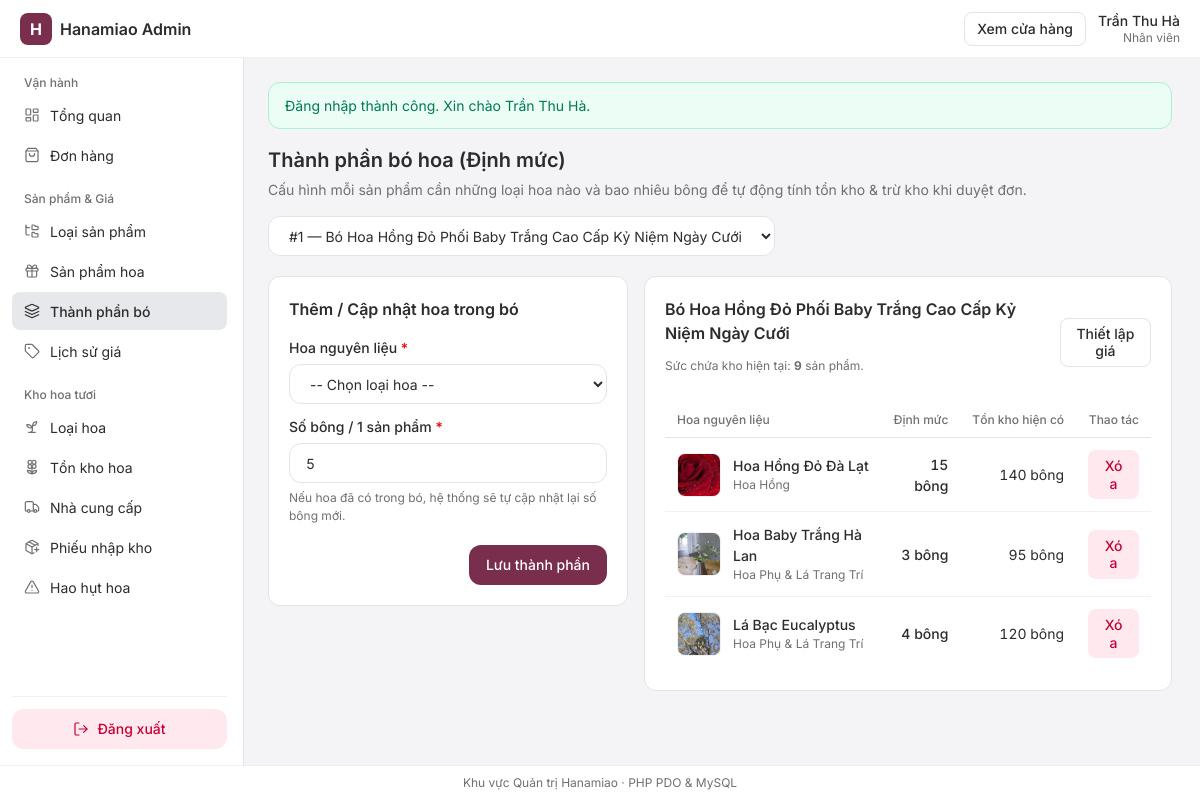
Page /admin/index.php?page=product_bom (signed in) on the committed database.
### tables this page shows
CREATE TABLE IF NOT EXISTS `SanPham` (
    `ID_SP` INT UNSIGNED NOT NULL AUTO_INCREMENT,
    `TenSanPham` VARCHAR(180) NOT NULL,
    `ID_LSP` INT UNSIGNED NOT NULL,
    `HinhAnh` VARCHAR(255) DEFAULT NULL,
    `MoTa` TEXT DEFAULT NULL,
    `TrangThai` TINYINT(1) NOT NULL DEFAULT 1,
    PRIMARY KEY (`ID_SP`),
    KEY `idx_sp_lsp` (`ID_LSP`),
    KEY `idx_sp_trangthai` (`TrangThai`),
    CONSTRAINT `fk_sanpham_loaisanpham` FOREIGN KEY (`ID_LSP`)
        REFERENCES `LoaiSanPham` (`ID_LSP`) ON UPDATE CASCADE ON DELETE RESTRICT
);

CREATE TABLE IF NOT EXISTS `ThanhPhanBo` (
    `ID_TPB` INT UNSIGNED NOT NULL AUTO_INCREMENT,
    `ID_SP` INT UNSIGNED NOT NULL,
    `ID_H` INT UNSIGNED NOT NULL,
    `SoBong` INT UNSIGNED NOT NULL,
    PRIMARY KEY (`ID_TPB`),
    UNIQUE KEY `uq_tpb_sp_hoa` (`ID_SP`, `ID_H`),
    KEY `idx_tpb_hoa` (`ID_H`),
    CONSTRAINT `fk_tpb_sanpham` FOREIGN KEY (`ID_SP`)
        REFERENCES `SanPham` (`ID_SP`) ON UPDATE CASCADE ON DELETE CASCADE,
    CONSTRAINT `fk_tpb_hoa` FOREIGN KEY (`ID_H`)
        REFERENCES `Hoa` (`ID_H`) ON UPDATE CASCADE ON DELETE RESTRICT
);

CREATE TABLE IF NOT EXISTS `Hoa` (
    `ID_H` INT UNSIGNED NOT NULL AUTO_INCREMENT,
    `TenHoa` VARCHAR(150) NOT NULL,
    `ID_LH` INT UNSIGNED NOT NULL,
    `SoLuongTon` INT NOT NULL DEFAULT 0,
    `HinhAnh` VARCHAR(255) DEFAULT NULL,
    `TrangThai` TINYINT(1) NOT NULL DEFAULT 1,
    PRIMARY KEY (`ID_H`),
    KEY `idx_hoa_loai` (`ID_LH`),
    KEY `idx_hoa_ton` (`SoLuongTon`),
    CONSTRAINT `fk_hoa_loaihoa` FOREIGN KEY (`ID_LH`)
        REFERENCES `LoaiHoa` (`ID_LH`) ON UPDATE CASCADE ON DELETE RESTRICT
);

CREATE TABLE IF NOT EXISTS `LoaiHoa` (
    `ID_LH` INT UNSIGNED NOT NULL AUTO_INCREMENT,
    `TenLH` VARCHAR(100) NOT NULL,
    `TrangThai` TINYINT(1) NOT NULL DEFAULT 1,
    PRIMARY KEY (`ID_LH`),
    KEY `idx_loaihoa_trangthai` (`TrangThai`)
);

### functions/helpers.php (called while the page is built, shortened)
<?php
function h(mixed $value): string
{
    return htmlspecialchars((string)($value ?? ''), ENT_QUOTES, 'UTF-8');
}
function getImageUrl(?string $relativePath, string $prefix = ''): string
{
    $clean = trim((string)($relativePath ?? ''));
    $normalized = ltrim(str_replace('\\', '/', $clean), '/');
    $absolutePath = dirname(__DIR__) . DIRECTORY_SEPARATOR . str_replace('/', DIRECTORY_SEPARATOR, $normalized);
    return $prefix . $normalized;
}

### functions/business_functions.php (called while the page is built, shortened)
<?php
function getMaxAvailableQty(PDO $pdo, int $idSP): int
{
    $sql = "SELECT COUNT(*) AS total_parts,
                   MIN(
                       CASE
                           WHEN h.TrangThai = 1 AND t.SoBong > 0 THEN FLOOR(h.SoLuongTon / t.SoBong)
                           ELSE 0
                       END
                   ) AS max_qty
            FROM ThanhPhanBo t
            INNER JOIN Hoa h ON h.ID_H = t.ID_H
            WHERE t.ID_SP = ?";
    $stmt = $pdo->prepare($sql);
    $stmt->execute([$idSP]);
    $row = $stmt->fetch();
    return max(0, (int)($row['max_qty'] ?? 0));
}
function getProductBom(PDO $pdo, int $idSP): array
{
    $sql = "SELECT
                t.ID_TPB,
                t.ID_H,
                t.SoBong,
                h.TenHoa,
                h.SoLuongTon,
                h.HinhAnh,
                h.TrangThai,
                lh.TenLH
            FROM ThanhPhanBo t
            INNER JOIN Hoa h ON h.ID_H = t.ID_H
            INNER JOIN LoaiHoa lh ON lh.ID_LH = h.ID_LH
            WHERE t.ID_SP = ?
            ORDER BY t.ID_TPB ASC";
    $stmt = $pdo->prepare($sql);
    $stmt->execute([$idSP]);
    return $stmt->fetchAll();
}

### admin/pages/product_bom.php (the view, shortened to what this page needs)
<?php
$products = [];
$bomItems = [];
$selectedSp = isset($_GET['sp']) ? (int)$_GET['sp'] : 0;
$selectedProduct = null;
if ($pdo instanceof PDO) {
    try {
        $products = $pdo->query('SELECT ID_SP, TenSanPham FROM SanPham ORDER BY ID_SP ASC')->fetchAll();
        if ($selectedSp === 0 && count($products) > 0) {
            $selectedSp = (int)$products[0]['ID_SP'];
        }
        foreach ($products as $p) {
            if ((int)$p['ID_SP'] === $selectedSp) {
                $selectedProduct = $p;
                break;
            }
        }
        if ($selectedProduct !== null) {
            $bomItems = getProductBom($pdo, $selectedSp);
        }
    } catch (PDOException $exception) {
        error_log('[Hanamiao Admin BOM] ' . $exception->getMessage());
        $dbError = 'Không thể tải dữ liệu thành phần bó hoa.';
    }
}
?>
<div class="admin-page-head">
    <div>
        <h1 class="admin-page-title">Thành phần bó hoa (Định mức)</h1>
        <p class="admin-page-subtitle">Cấu hình mỗi sản phẩm cần những loại hoa nào và bao nhiêu bông để tự động tính tồn kho &amp; trừ kho khi duyệt đơn.</p>
    </div>
    <form method="get" action="index.php" class="admin-inline-select">
        <select name="sp" class="admin-input" onchange="this.form.submit()" aria-label="Chọn sản phẩm">
            <?php foreach ($products as $p): ?>
                <?php $pid = (int)$p['ID_SP']; ?>
                <option value="<?php echo $pid; ?>"<?php echo $selectedSp === $pid ? ' selected' : ''; ?>>
                    #<?php echo $pid; ?> — <?php echo h($p['TenSanPham']); ?>
                </option>
            <?php endforeach; ?>
        </select>
    </form>
</div>
<?php if ($selectedProduct === null): ?>
    <section class="admin-card admin-empty">
        <p class="admin-muted">Chưa có sản phẩm nào để cấu hình thành phần.</p>
        <a class="admin-btn admin-btn-primary" href="index.php?page=products">Tạo sản phẩm đầu tiên</a>
    </section>
<?php else: ?>
    <div class="admin-split-grid">
        <section class="admin-card">
            <div class="admin-card-head">
                <h2 class="admin-card-title">Thêm / Cập nhật hoa trong bó</h2>
            </div>
            <form action="actions/bom_save.php" method="post" class="admin-form">
                <div class="admin-field">
                    <label for="id_h" class="admin-label">Hoa nguyên liệu <span class="required-mark">*</span></label>
                    <select id="id_h" name="id_h" class="admin-input" required>
                        <option value="">-- Chọn loại hoa --</option>
                    </select>
                </div>
                <div class="admin-field">
                    <label for="so_bong" class="admin-label">Số bông / 1 sản phẩm <span class="required-mark">*</span></label>
                    <input id="so_bong" name="so_bong" type="number" min="1" value="5" class="admin-input tabular-nums" required>
                    <span class="cell-sub">Nếu hoa đã có trong bó, hệ thống sẽ tự cập nhật lại số bông mới.</span>
                </div>
                <div class="admin-form-actions">
                    <button type="submit" class="admin-btn admin-btn-primary">Lưu thành phần</button>
                </div>
            </form>
        </section>
        <section class="admin-card">
            <div class="admin-card-head">
                <div>
                    <h2 class="admin-card-title"><?php echo h($selectedProduct['TenSanPham']); ?></h2>
                    <p class="cell-sub">
                        Sức chứa kho hiện tại: <strong class="tabular-nums"><?php echo getMaxAvailableQty($pdo, $selectedSp); ?></strong> sản phẩm.
                    </p>
                </div>
                <a class="admin-btn admin-btn-outline admin-btn-sm" href="index.php?page=product_prices&amp;sp=<?php echo $selectedSp; ?>">Thiết lập giá</a>
            </div>
            <?php if (count($bomItems) === 0): ?>
                <div class="admin-empty-inline"><p class="admin-muted">Sản phẩm này chưa có thành phần hoa nào.</p></div>
            <?php else: ?>
                <div class="admin-table-wrap">
                    <table class="admin-table">
                        <thead>
                            <tr>
                                <th>Hoa nguyên liệu</th>
                                <th class="text-right">Định mức</th>
                                <th class="text-right">Tồn kho hiện có</th>
                                <th class="text-right">Thao tác</th>
                            </tr>
                        </thead>
                        <tbody>
                            <?php foreach ($bomItems as $item): ?>
                                <tr>
                                    <td>
                                        <div class="admin-item-cell">
                                            <img class="admin-thumb-sm" src="<?php echo h(getImageUrl($item['HinhAnh'], '../')); ?>" alt="<?php echo h($item['TenHoa']); ?>">
                                            <div>
                                                <div class="cell-primary"><?php echo h($item['TenHoa']); ?></div>
                                                <div class="cell-sub"><?php echo h($item['TenLH']); ?></div>
                                            </div>
                                        </div>
                                    </td>
                                    <td class="text-right tabular-nums font-medium"><?php echo (int)$item['SoBong']; ?> bông</td>
                                    <td class="text-right tabular-nums"><?php echo (int)$item['SoLuongTon']; ?> bông</td>
                                    <td class="text-right">
                                        <form action="actions/bom_save.php" method="post" data-confirm="Xóa loại hoa này khỏi công thức bó?">
                                            <button type="submit" class="admin-btn admin-btn-danger admin-btn-sm">Xóa</button>
                                        </form>
                                    </td>
                                </tr>
                            <?php endforeach; ?>
                        </tbody>
                    </table>
                </div>
            <?php endif; ?>
        </section>
    </div>
<?php endif; ?>

### css/tokens.css (style rules this page uses)
:root { color-scheme: light; --app-font: "Inter", ui-sans-serif, system-ui, -apple-system, "Segoe UI", Roboto, sans-serif; --primary: #7a2e4d; --primary-hover: #63233d; --primary-foreground: #ffffff; --primary-light: rgba(122, 46, 77, 0.08); --background: #f4f4f6; --surface: #ffffff; --surface-overlay: #ffffff; --foreground: #2c2c2c; --muted: #707070; --border: #f0f0f3; --border-strong: #e4e4e7; --border-focus: var(--primary); --ring-focus: rgba(122, 46, 77, 0.12); --item-hover: #f4f4f6; --surface-hover: #f8f8fa; --background-hover: #e7e7ea; --secondary: #e7e8ec; --secondary-hover: #dbdce2; --button-hover-surface: #f1f1f3; --button-hover-page: #e4e4e7; --button-hover: var(--button-hover-surface); --elevation-popover: 0 10px 15px -3px rgb(0 0 0 / 0.1), 0 4px 6px -4px rgb(0 0 0 / 0.1); --elevation-modal: 0 20px 25px -5px rgb(0 0 0 / 0.1), 0 8px 10px -6px rgb(0 0 0 / 0.1); --danger: #c70036; --danger-bg: rgb(255 32 86 / 0.1); --danger-bg-hover: rgb(255 32 86 / 0.15); --error: #fb2c36; --error-ring: rgb(251 44 54 / 0.1); --error-text: #e7000b; --error-bg: #fef2f2; --error-border: #ffc9c9; --error-strong: #c10007; --success-bg: #ecfdf5; --success: #007a55; --warning-bg: #fffbeb; --warning: #bb4d00; --neutral-bg: #f4f4f5; --neutral: #52525c; --text-xs: 0.75rem; --text-sm: 0.875rem; --text-base: 1rem; --text-lg: 1.125rem; --text-xl: 1.25rem; --text-2xl: 1.5rem; --text-3xl: 1.875rem; --space-1: 4px; --space-2: 8px; --space-3: 12px; --space-4: 16px; --space-5: 20px; --space-6: 24px; --space-8: 32px; --space-10: 40px; --radius-sm: 8px; --radius-md: 10px; --radius-lg: 12px; --radius-full: 9999px; --transition-fast: 150ms cubic-bezier(0.22, 1, 0.36, 1); --transition-base: 220ms cubic-bezier(0.22, 1, 0.36, 1); }
*, *::before, *::after { box-sizing: border-box; }
body { margin: 0; font-family: var(--app-font); font-size: var(--text-sm); line-height: 1.5; color: var(--foreground); background-color: var(--background); -webkit-font-smoothing: antialiased; -moz-osx-font-smoothing: grayscale; }
.tabular-nums { font-variant-numeric: tabular-nums; }
* { --scrollbar-thumb: transparent; }

### rows in the picture
sanpham: TenSanPham "Bó Hoa Hồng Đỏ Phối Baby Trắng Cao Cấp Kỷ Niệm Ngày Cưới"
thanhphanbo: ID_H.HinhAnh (picture), ID_H.TenHoa "Hoa Hồng Đỏ Đà Lạt", loaihoa.TenLH "Hoa Hồng", SoBong "15", ID_H.SoLuongTon "140"
thanhphanbo: ID_H.HinhAnh (picture), ID_H.TenHoa "Hoa Baby Trắng Hà Lan", loaihoa.TenLH "Hoa Phụ & Lá Trang Trí", SoBong "3", ID_H.SoLuongTon "95"
thanhphanbo: ID_H.HinhAnh (picture), ID_H.TenHoa "Lá Bạc Eucalyptus", loaihoa.TenLH "Hoa Phụ & Lá Trang Trí", SoBong "4", ID_H.SoLuongTon "120"

### other values in the picture
$adminName "Trần Thu Hà"
$adminRoleLabel "Nhân viên"
$groupName "Vận hành"
$item['label'] "Tổng quan"
$item['label'] "Đơn hàng"
$groupName "Sản phẩm & Giá"
$item['label'] "Loại sản phẩm"
$item['label'] "Sản phẩm hoa"
$item['label'] "Thành phần bó"
$item['label'] "Lịch sử giá"
$groupName "Kho hoa tươi"
$item['label'] "Loại hoa"
$item['label'] "Tồn kho hoa"
$item['label'] "Nhà cung cấp"
$item['label'] "Phiếu nhập kho"
